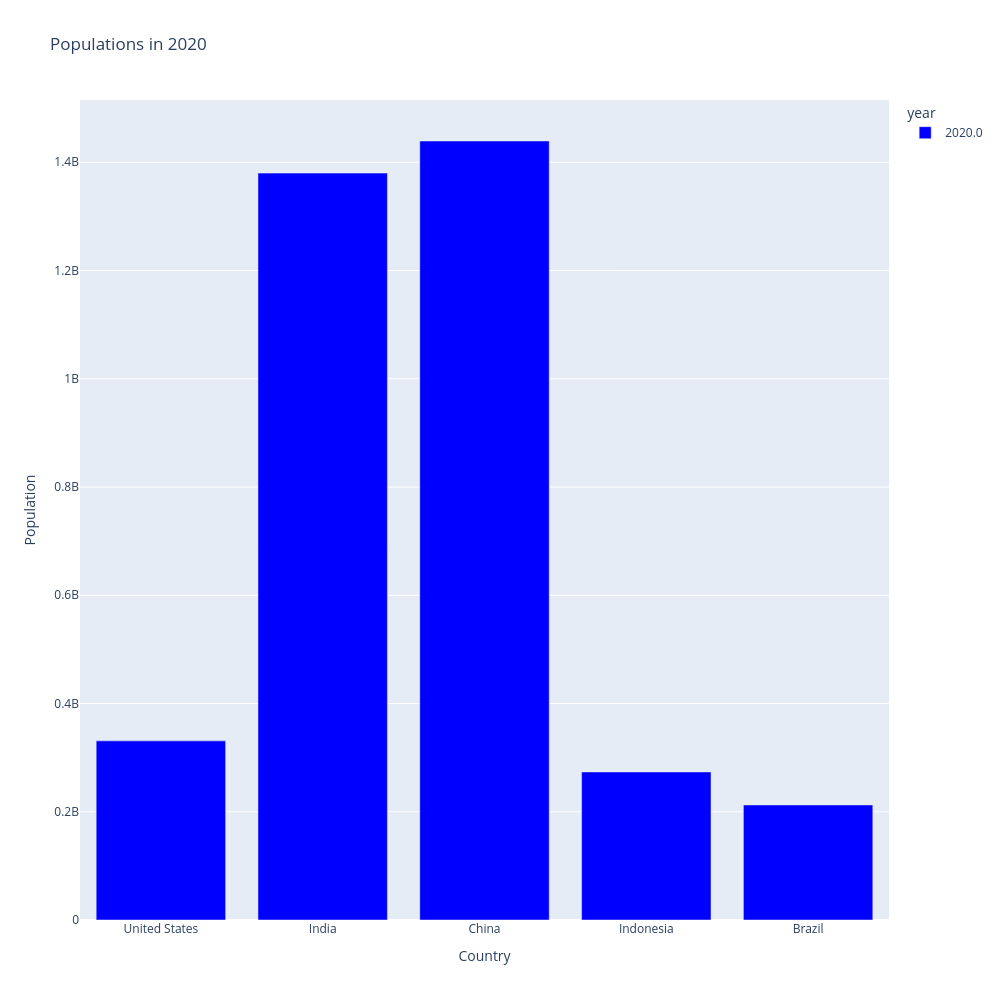

Source (notebook cell):
### Code cell
px.bar(df_pivot_2020, color_discrete_sequence=['blue'], labels={'country':'Country', 'value':'Population'}, title='Populations in 2020',
       height=1000, width=1000)

### Figure 1 — Plotly figure (JSON) as saved in the notebook; plotly's stock layout.template omitted (floating-point values rounded to 4 significant figures)
{"data": [{"hovertemplate": "year=2020.0<br>Country=%{x}<br>Population=%{y}<extra></extra>", "legendgroup": "2020.0", "marker": {"color": "blue", "pattern": {"shape": ""}}, "name": "2020.0", "orientation": "v", "showlegend": true, "textposition": "auto", "type": "bar", "x": ["United States", "India", "China", "Indonesia", "Brazil"], "xaxis": "x", "y": [331000000.0, 1380000000.0, 1439000000.0, 273500000.0, 212600000.0], "yaxis": "y"}], "layout": {"barmode": "relative", "height": 1000, "legend": {"title": {"text": "year"}, "tracegroupgap": 0}, "title": {"text": "Populations in 2020"}, "width": 1000, "xaxis": {"anchor": "y", "domain": [0, 1], "title": {"text": "Country"}}, "yaxis": {"anchor": "x", "domain": [0, 1], "title": {"text": "Population"}}}}
